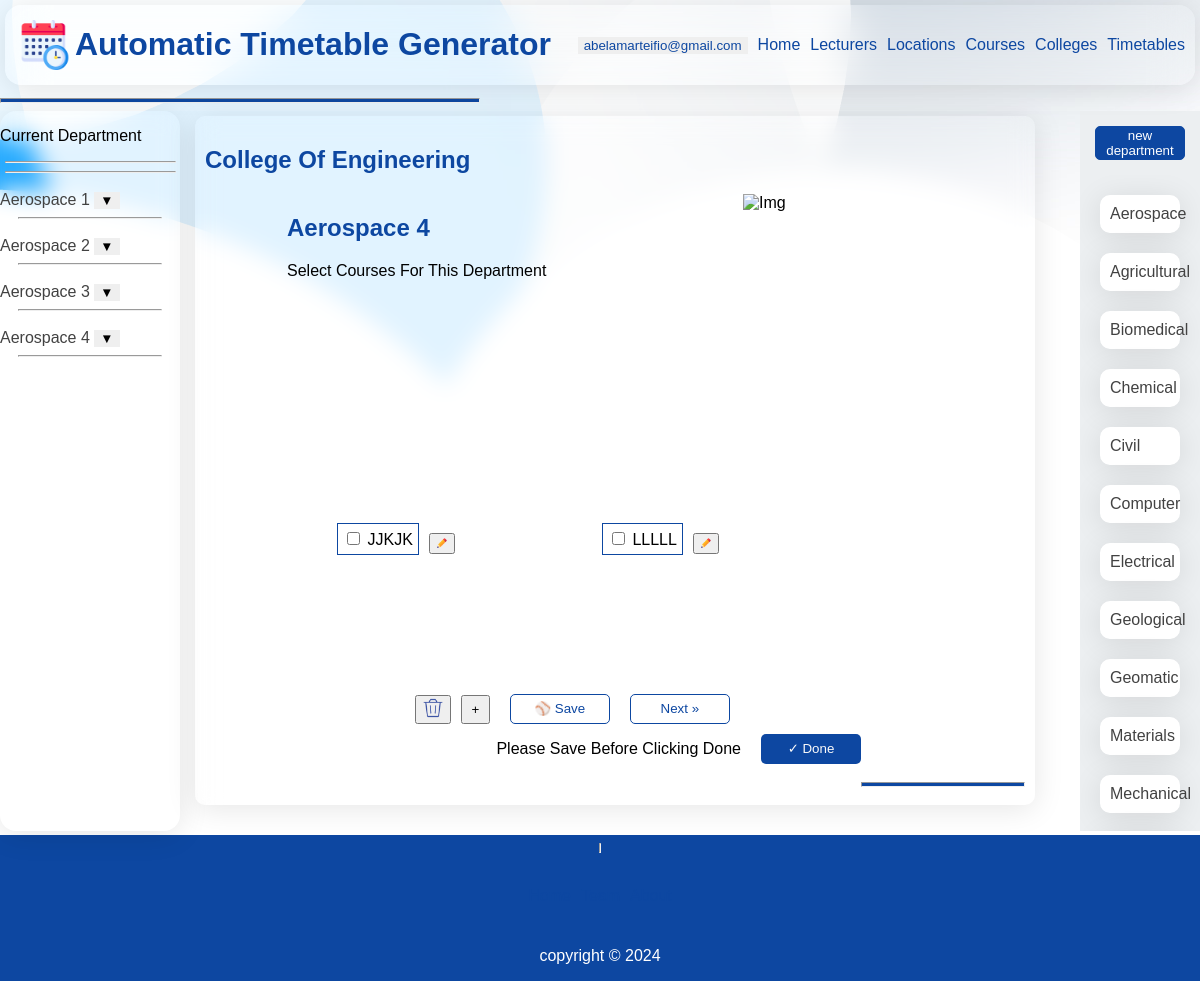
The app's page /abelamarteifio@gmail.com/select/1/Aerospace/4 with its own data.
### webversion/models.py (models this page shows, shortened)
class UserAccount(models.Model):
    email = models.EmailField(null=True, max_length=255)
    password = models.CharField(max_length=255, null=True)

class Department(models.Model):
    name = models.CharField(max_length=255, null=True)
    code = models.CharField(max_length=50, null=True)
    college_main = models.ForeignKey("College", on_delete=models.CASCADE, related_name="department_college", null=True)
    college = models.CharField(max_length=255, null=True)
    max_yg = models.PositiveSmallIntegerField(default=4, null=True)
    creator = models.ForeignKey(UserAccount, on_delete=models.CASCADE, related_name="department_creator", null=True)
    limited = models.BooleanField(null=True)

class College(models.Model):
    name = models.CharField(null=True,max_length=255)
    creater = models.ForeignKey("UserAccount", on_delete=models.CASCADE, related_name="college_user")
    rows_per_day = models.PositiveSmallIntegerField(null=True)
    days_per_week = models.PositiveSmallIntegerField(null=True)
    exam_days = models.PositiveIntegerField(null=True)

class Course(models.Model):
    code = models.CharField(max_length=15)
    name = models.CharField(max_length=255, null=True)
    lecturer = models.ForeignKey("Lecturer", on_delete=models.CASCADE, related_name="alecturer", null=True)
    department = models.ForeignKey("Department", on_delete=models.CASCADE, related_name="adepartment", null=True)
    hours = models.PositiveSmallIntegerField(default=2, null=True)
    has_labs = models.BooleanField(default=False, null=True)
    is_contiguous_class_time = models.BooleanField(default=False, null=True)
    is_lab_only = models.BooleanField(default=False, null=True)
    is_elective = models.BooleanField(default=False, null=True)
    lab_hours = models.PositiveSmallIntegerField(default=0, null=True)
    is_contiguous_lab_time = models.BooleanField(default=0, null=True)
    year_group = models.PositiveSmallIntegerField(null=True)
    estimated_class_size = models.PositiveIntegerField(default=200, null=True)
    creator = models.ForeignKey(UserAccount, on_delete=models.CASCADE, related_name="course_creator", null=True)
    exam_size = models.PositiveIntegerField(null=True)

### webversion/views.py (the view, shortened to what this page needs)
# urls.py: path('<str:email>/select/<int:college_id>/<str:dname>/<int:id>', views.secondPage, name='pagetwo'),
def secondPage(request, email, college_id, dname,id):
    user_id = UserAccount.objects.get(email=email).id
    template = loader.get_template("page2.html")
    college = College.objects.get(id=college_id)
    department = Department.objects.get(name=dname, college_main_id=college_id, creator_id=user_id)
    departments = Department.objects.filter(college_main_id=college_id)
    max_yg = department.max_yg
    year_groups = [i for i in range(1,max_yg+1)]
    course = Course.objects.filter(department_id = department.id, year_group=id)
    average_Courses_Per_Day = 5
    locations = Location.objects.filter(creator_id=user_id)
    result = {}
    for course_id in selected_courses:
        t = Course.objects.filter(id=course_id)
        if len(t) > 0:
            scourse = Course.objects.get(id=course_id)
            result[course_id] = scourse
    lastdepartment = departments.filter().last().id
    firstdepartment = departments.filter().first().id
    page = id - 1
    tp = id
    if((page == 0) and (department.id is not lastdepartment)):
        d = department.id + 1
        dname = departments.get(id = d)
        page = 4
    if((department.id == lastdepartment) and (page == 0)):
        page = "viewselected"
    context = {
        "courses" : course, "departments" : departments,"college": college_id
        ,"ldept":lastdepartment, "result":result, "year_groups": year_groups,
          "dname": dname, "page" : page, "tp":tp, "department": department,
          "email":email, "college_name":college.name,"n_locations":len(locations)
          }
    return HttpResponse(template.render(context, request))

### webversion/Templates/page2.html (shortened to what this page needs)
{% extends 'main.html' %}
{% load static %}
    {% block content %}
<div class="deptsection">
<div class="sidenav">
    <div class="leftsubnav">
        <p>current department</p>
        <hr width="95%">
        <hr width="95%">
        {% for year_group in year_groups %}
        <div class="subnav">
            <a href="{% url 'pagetwo' email department.college_main_id department.name year_group %}">{{department.name}} {{year_group}}</a>
            <button type="button" class="drpsymbol" onclick="dropDown()" style="border: none;">&#x25bc;</button>
        </div>
        <hr width="80%">
        {% endfor %}
    </div>
</div>
<div class="main">
    <h2>college of {{college_name}}</h2>
    <div class="mainhead">
        <div class="left">
            <h2>{{ department.name }} {{ tp }}</h2>
            <p>Select courses for this Department</p>
        </div>
        <img id="book1" src="{% static 'book1.gif' %}" alt="img">
    </div>
    <div class="firstyear">
        <form method="post">
            <div class="scourses">
                {% for course in courses %}
                <div class="inner">
                    <div class="selectcourses" onclick="checkbox(id)" id="course{% cycle "1" "2" "3" "4" "5" "6" "7" "8" "9" "10" "11" "12" "13" "14" "15" "16" "17" "18" "19" "20" "21" "22" "23" %}">
                        <input type="checkbox" id="{{ course.code }}" value="{{ course.id }}" name="course{% cycle "1" "2" "3" "4" "5" "6" "7" "8" "9" "10" "11" "12" "13" "14" "15" "16" "17" "18" "19" "20" "21" "22" "23" %}">
                        <label for="{{ course.code }}">
                            {{course.code}}
                        </label>
                    </div>
                    <a href="{% url 'editCourse' email course.code course.id %}" target="_parent"">
                        <button id="editCourse" type="button" value="{{ course.id }}">
                            <img src="{% static 'pencil.png' %}" alt="EditCourse" width="10px" height="10px">
                        </button>
                    </a>
                </div>
                {% empty %}
                <p>empty &#8594;</p><br>
                <p>please select the <strong>plus &plus;</strong> button to create courses</p>
                {% endfor %}
            </div>
            <div class="btns">
                <button type="submit" id="deletecourse" formmethod="post" formaction="{% url 'deletecourse' email college department.name tp %}">
                    <img src="{% static 'trash-can.png' %}" width="20px" height="20px">
                </button>
                <a href="{% url 'createCourse' email department.id tp %}">
                    <button type="button" id="addCourse" value="Add A Course" style="width: 29px; height: 29px; margin-left: 10px;">
                        &plus;
                    </button>
                </a>
                <a href=""><button id="save" type="submit" value="post">&#9918; Save</button></a>
                {% if page >= 1 %}
                <button id="nextbtn" type="submit" value="post" formaction="{% url 'pagetwo' email college dname page %}">Next &raquo;</button>
                {% endif %}
            </div>
            <div class="span">
                <p>Please save before clicking done</p>
            <button id="done" type="submit" value="post" formaction="{% url 'viewSelected' email college %}">&#10003; Done</button>
            </div>
        </form>
    </div>
    <hr width="20%" style="height: 5px; background-color: #0d47a1; float: right;">
</div>
<div class="rightnav">
    <div class="rightsubnav-link">
        <a href="/{{email}}/createDepartment/{{college}}/pagetwo"><button>new department</button></a>
    </div>
    <div class="rightsubnav">
        {% for department in departments %}
        <div class="departments" id="dept{% cycle "1" "2" "3" "4" "5" "6" "7" "8" "9" "10" "11" "12" "13" "14" "15" "16" "17" "18" "19" "20" "21" "22" "23" %}">
            <a href="{% url 'pagetwo' email department.college_main_id department.name department.max_yg %}">
                {{department.name}}
            </a>
        </div>
    {% endfor %}
    </div>
</div>
</div>
{% endblock %}

### webversion/Templates/main.html (shortened to what this page needs)
{% load static %}
<!DOCTYPE html>
<html lang="en">
<head>
    <link rel="stylesheet" href="{% static 'style.css' %}">
</head>
<body id="main-body">
    <header id="header">
        <div class="subHead">
            <div class="logo">
                    <img src="{% static 'logo.png' %}" alt="logo" width="50px" height="50px"/>
                <h1>Automatic Timetable Generator</h1>
            </div>
            <nav class="TopNavBar">
                <ul>
                    {% if email %}
                    <li>
                        <button id="email1" type="button" onclick="uPanel()">
                            {{email}}
                        </button>
                    </li>
                    {% endif %}
                    <li>
                        <a href="/0">home</a>
                    </li>
                    {% if email %}
                    <li>
                        <a href="{% url 'alllecturers' email %}">lecturers</a>
                    </li>
                    <li>
                        <a href="{% url 'locations' email %}">locations</a>
                    </li>
                    {% if college < 100 %}
                    <li>
                        <a href="{% url 'viewSelected' email college %}">courses</a>
                    </li>
                    <li>
                        <a href="{% url 'colleges' email %}">colleges</a>
                    </li>
                    <li>
                        <a href="{% url 'collegeTables' email college %}">timetables</a>
                    </li>
                </ul>
                {% endif %}
                {% endif %}
            </nav>
        </div>
        <hr>
    </header>
    <div class="body">
    {% block content %}
    {% endblock %}
    </div>
    <footer id="footer">
        <hr style="float: right; background-color: #0d47a1; height: 10px;">
        <div class="BottomNavBar">
            <ul>
                <li>
                    <a href="/">home</a>
                </li>
                <li>
                    <a href="">team</a>
                </li>
                <li>
                    <a href="">about</a>
                </li>
            </ul>
        </div>
        <p>copyright &copy; 2024</p>
    </footer>
</body>
</html>

### records on screen
UserAccount: email "abelamarteifio@gmail.com"
Department: name "Aerospace" "Aerospace" "Aerospace" "Aerospace", name "Aerospace"
College: name "Engineering"
Course: code "JJKJK", {{ course.id }} 267 (drawn)
Course: code "LLLLL", {{ course.id }} 268 (drawn)
Department: name "Agricultural"
Department: name "Biomedical"
Department: name "Chemical"
Department: name "Civil"
Department: name "Computer"
Department: name "Electrical"
Department: name "Geological"
Department: name "Geomatic"
Department: name "Materials"
Department: name "Mechanical"

### other values on screen
{{ year_group }} "1" "2" "3" "4"
{{ tp }} "4"
